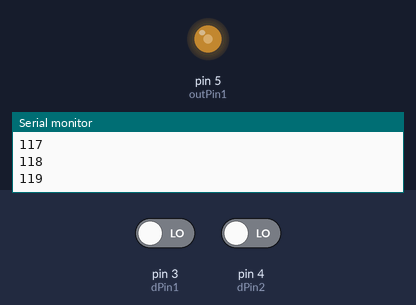
Simulated run of this sketch. Board: Arduino Uno, built with avr-gcc and run on an emulated ATmega328P. Shown: output pins drawn as LEDs (lit = HIGH), the last lines printed to the serial monitor. The inputs (shaded band) are chosen by the test bench; at power-on: pin 3 (dPin1) LOW, pin 4 (dPin2) LOW.

Above: at 1.2 s.
1.3 s: pin 3 (dPin1) driven HIGH
4.1 s: pin 3 (dPin1) driven LOW
At 4.26 s:
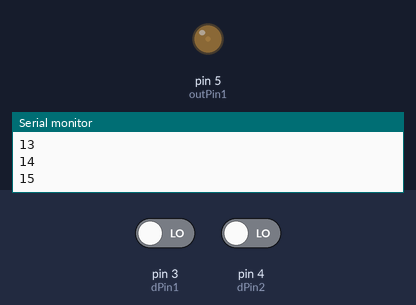
At 6.09 s:
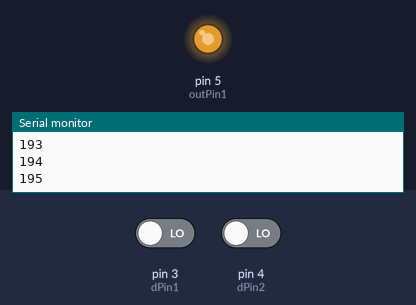
7.1 s: pin 4 (dPin2) driven HIGH
At 8.0 s:
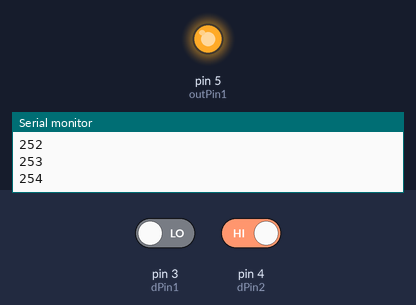
Timing chart, 0 to 10.1 s (numbered marks = the images above; inputs shaded):
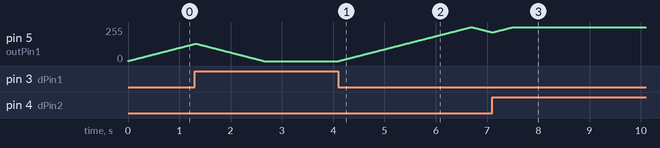

The sketch:

button_potentiometer_emulator.ino
```cpp
int dPin1=3;
int dPin2=4;
int outPin1=5;
int intensity=1;
void setup() {
  // put your setup code here, to run once:
  Serial.begin(9600);
  pinMode(dPin1,INPUT);
  pinMode(dPin2,INPUT);
}

void loop() {
  // put your main code here, to run repeatedly:
  int oneInput=digitalRead(dPin1);
  while (oneInput==0){
    analogWrite(outPin1,intensity);
    if(intensity>=255){
      break;}
    Serial.println(intensity);
    intensity=intensity+1;
    delay(10);
    if(digitalRead(dPin1)==1){
      break;
    }
  }
    while (oneInput==0){
    analogWrite(outPin1,intensity);
    if(intensity>=255){
      break;}
    Serial.println(intensity);
    intensity=intensity+1;
    delay(10);
    if(digitalRead(dPin1)==1){
      break;
    }
  }
  int twoInput=digitalRead(dPin2);
    while (twoInput==0){
    analogWrite(outPin1,intensity);
    if(intensity<1){
      break;}
    Serial.println(intensity);
    intensity=intensity-1;
    delay(10);
    if(digitalRead(dPin2)==1){
      break;
    }
  }


}
```

Measured:
- after the input at 4.1 s, pin 5 (outPin1): rises from 0/255 to 255/255 in 2.6 s, then falls to 216/255 in 0.40 s
- by itself, pin 5 (outPin1): rises from 129/255 to 131/255 in 0.01 s, then falls to 0/255 in 1.3 s
